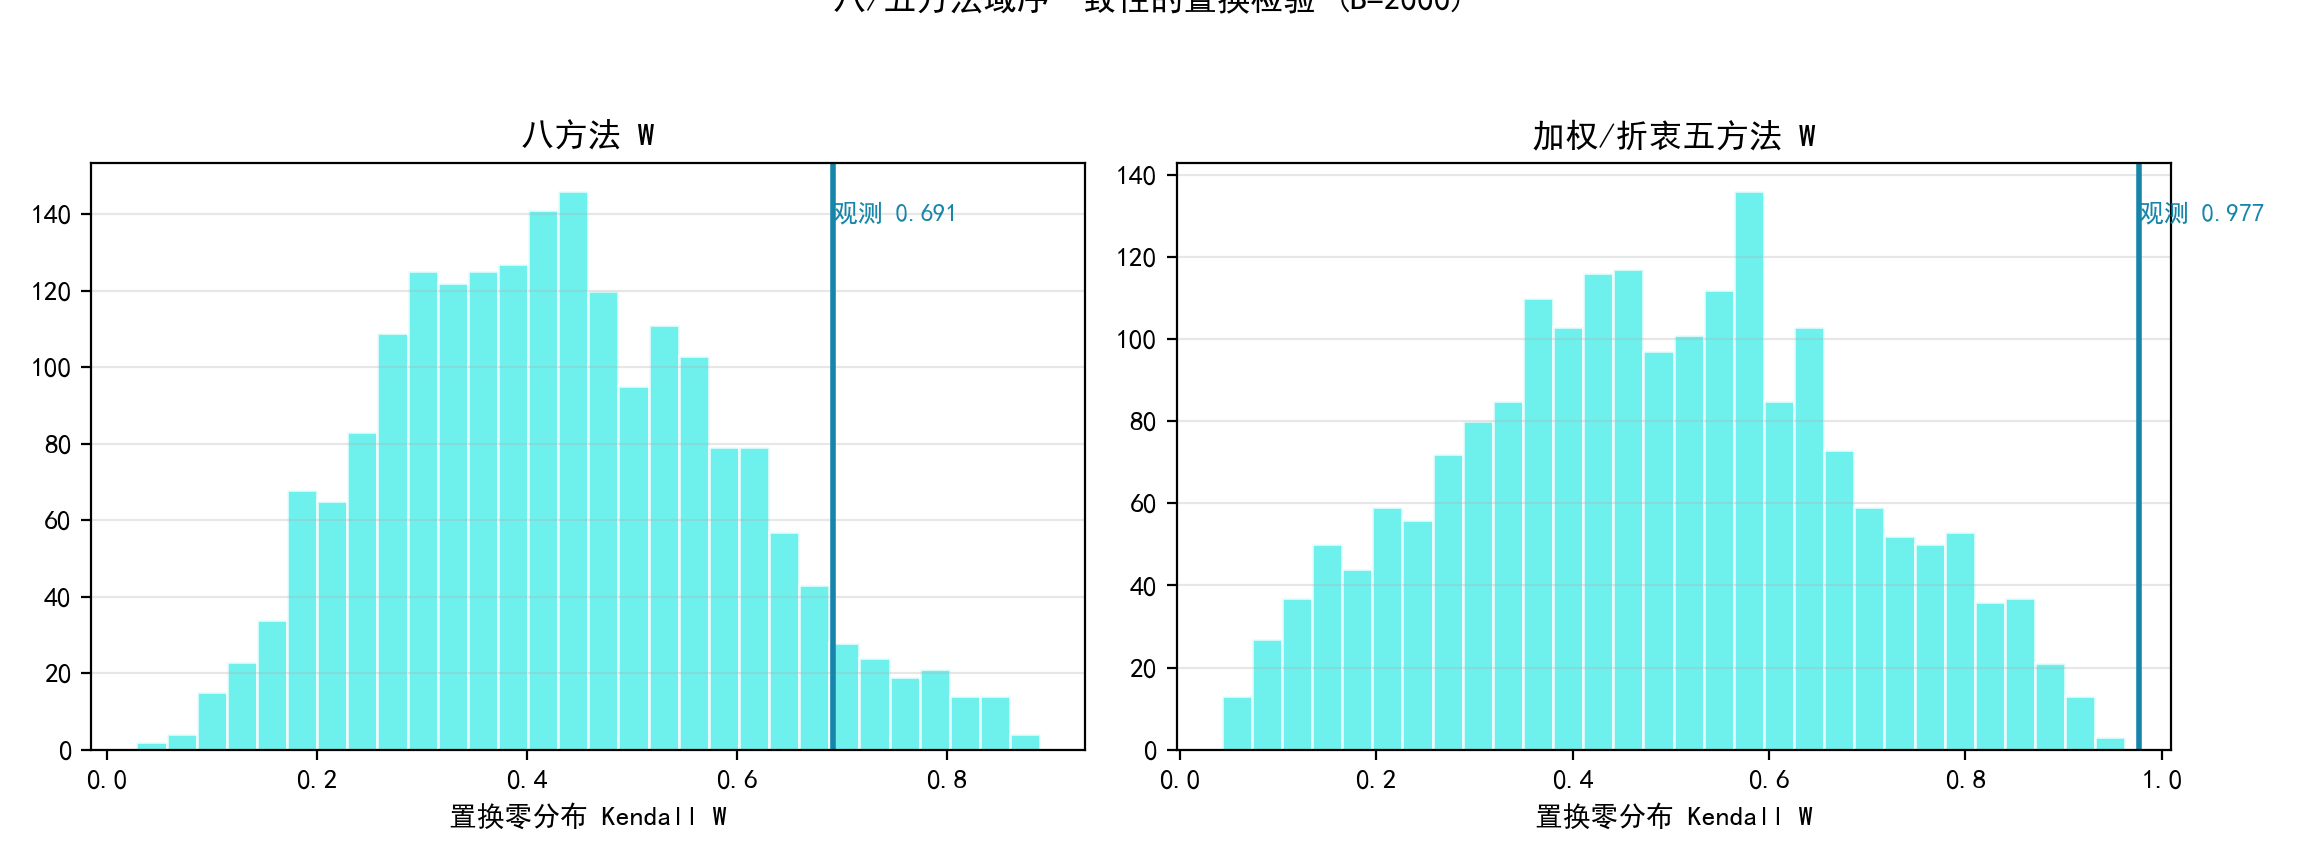

The script that saved this image:
# -*- coding: utf-8 -*-
"""
v85 实验: 八方法 Kendall W 的置换检验 (P1 评分方法一致性显著性)
v81 报告八方法 Kendall W=0.6908 但未给显著性。本实验:
  1) 在同一数据口径 (A1 51230 + A2/A3 各 15000 = 81230) 上复算观测 W8;
  2) 置换检验: 随机置换样本的域标签 (每置换要求各域>=50 样本), 重算八方法
     域均矩阵 -> 域序 -> Kendall W, B=2000 次, 得到零分布;
  3) 报告置换 p 值 + 零分布 95% 分位, 判定"八方法域序一致性"是否显著
     (同样对加权/贴近度/折衷 5 方法子集做 W5 置换检验);
  4) 输出零分布直方图: 观测 W 是否远在零分布右尾。
输出: experiments/v85_p1_w_permutation.csv/.json/.png
"""
import os, sys, json
import numpy as np
import pandas as pd
sys.path.insert(0, os.path.join(os.path.dirname(__file__), "..", "code"))
from p1_quality import (load_jsonl_xz, build_frame, winsorize_minmax,
                        entropy_weight, critic_weight, topsis, ALL_IND)
from common import A, BASE
from scipy.stats import spearmanr

EX = os.path.join(os.path.dirname(__file__))
os.makedirs(EX, exist_ok=True)

import matplotlib
matplotlib.use("Agg")
import matplotlib.pyplot as plt
import matplotlib.font_manager as fm
for _f in ("SimHei.ttf", "simsun.ttf"):
    _p = os.path.join(BASE, _f)
    if os.path.exists(_p):
        fm.fontManager.addfont(_p)
plt.rcParams["font.sans-serif"] = ["SimHei"]
plt.rcParams["axes.unicode_minus"] = False
plt.rcParams["axes.prop_cycle"] = "cycler(color=['#177cb0', '#1685a9', '#3eede7', '#70f3ff', '#44cef6', '#88ada6'])"
import plotstyle


def gra(X, ref):
    d = np.abs(X - ref)
    dmin, dmax = d.min(), d.max()
    rho = (dmin + 0.5 * dmax) / (d + 0.5 * dmax)
    return rho.mean(axis=1)


def saw(X, w):
    return X @ w


def rsr(X):
    R = np.zeros_like(X)
    for j in range(X.shape[1]):
        R[:, j] = X[:, j].argsort().argsort() + 1
    return R.sum(axis=1) / (X.shape[1] * X.shape[0])


def promethee_ii(X, w):
    d = X[:, None, :] - X[None, :, :]
    wd = (d * w[None, None, :]).sum(axis=2)
    phi = np.clip(wd, 0, None).sum(axis=1) / (X.shape[0] - 1) \
        - np.clip(wd, 0, None).sum(axis=0) / (X.shape[0] - 1)
    return phi


def vikor(X, w, v=0.5):
    fstar = X.max(axis=0); fminus = X.min(axis=0)
    span = np.where(fstar - fminus > 1e-12, fstar - fminus, 1e-12)
    dnorm = (fstar[None, :] - X) / span
    S = (dnorm * w).sum(axis=1)
    R = (dnorm * w).max(axis=1)
    Q = v * (S - S.min()) / max(S.max() - S.min(), 1e-12) \
        + (1 - v) * (R - R.min()) / max(R.max() - R.min(), 1e-12)
    return -Q


def kendall_w(rank_frame):
    """rank_frame: DataFrame(域 x 方法), 值=该方法下该域的秩(1最优)
    m=评分方法数(列), n=域数(行): W=12S/(m^2 n (n^2-1))"""
    m, n = rank_frame.shape[1], rank_frame.shape[0]
    T = rank_frame.sum(axis=1)
    S = np.sum((T - m * (n + 1) / 2) ** 2)
    return 12 * S / (m ** 2 * n * (n ** 2 - 1))


def domain_rank_frame(scores, dom, doms):
    """对每方法: 域均 -> 秩(1=最优); 返回 DataFrame"""
    tab = {}
    for name, s in scores.items():
        df = pd.DataFrame({"s": np.asarray(s), "d": dom})
        means = df.groupby("d")["s"].mean()
        tab[name] = [means[d] for d in doms]
    return pd.DataFrame(tab, index=doms).rank(axis=0, ascending=False)


def main():
    a1 = load_jsonl_xz(os.path.join(A, "slimpajama_quality_signal_sample.jsonl.xz"), limit=60000)
    a2 = load_jsonl_xz(os.path.join(A, "slimpajama_quality_extended", "arxiv_part-6777d8857c6e-000486.jsonl.xz"), limit=15000)
    a3 = load_jsonl_xz(os.path.join(A, "slimpajama_quality_extended", "github_part-6777d8857c6e-000275.jsonl.xz"), limit=15000)
    df = pd.concat([build_frame(a1), build_frame(a2, domain_hint="arxiv"),
                    build_frame(a3, domain_hint="github")], ignore_index=True)
    dom0 = df["_source_domain"].fillna("none").to_numpy()
    doms = [d for d in np.unique(dom0) if np.sum(dom0 == d) >= 50]
    Xraw = df[ALL_IND].to_numpy(dtype=float)
    X = winsorize_minmax(Xraw.copy())
    X = np.where(np.isnan(X), np.nanmean(X, axis=0), X)
    we, _e = entropy_weight(X)
    wc = critic_weight(X)[0]
    w = 0.5 * np.asarray(we, float) + 0.5 * np.asarray(wc, float)
    wC = np.asarray(wc, float)

    Xd = np.vstack([np.nanmean(X[dom0 == d], axis=0) for d in doms])
    scores = {"TOPSIS": topsis(X, w), "SAW": saw(X, w), "GRA": gra(X, X.max(axis=0)),
              "RSR": rsr(X), "entropy-CRITIC": saw(X, w), "CRITIC-only": saw(X, wC),
              "PROMETHEE-II": pd.Series(promethee_ii(Xd, w), index=doms),
              "VIKOR": pd.Series(vikor(Xd, w), index=doms)}
    # 统一: 样本级方法 -> 域均; 域级方法 -> Series 直接用
    dom = dom0.copy()
    rfr = None
    def ranks_for(domlab):
        tab = {}
        for name, s in scores.items():
            if isinstance(s, pd.Series) and list(s.index) == doms:
                tab[name] = [s[d] for d in doms]
            else:
                dfm = pd.DataFrame({"s": np.asarray(s), "d": domlab})
                means = dfm.groupby("d")["s"].mean()
                tab[name] = [means[d] for d in doms]
        return pd.DataFrame(tab, index=doms).rank(axis=0, ascending=False)

    rf = ranks_for(dom)
    W8_obs = float(kendall_w(rf))
    W5_cols = ["TOPSIS", "SAW", "entropy-CRITIC", "PROMETHEE-II", "VIKOR"]
    W5_obs = float(kendall_w(rf[W5_cols]))
    print(f"n={len(df)} 观测: W8={W8_obs:.4f}  W5(加权/折衷)={W5_obs:.4f}")
    assert abs(W8_obs - 0.6908) < 1e-3, f"W8 与 v81 不一致: {W8_obs}"

    rng = np.random.default_rng(42)
    B = 2000
    null8, null5 = [], []
    while len(null8) < B:
        perm = rng.permutation(dom)
        # 过滤: 每置换域>=50
        if min(np.bincount(pd.factorize(perm)[0])) < 50:
            continue
        pk = {d: np.sum(perm == d) for d in doms}
        if min(pk.values()) < 50:
            continue
        rf1 = ranks_for(perm)
        null8.append(float(kendall_w(rf1)))
        null5.append(float(kendall_w(rf1[W5_cols])))
    null8 = np.array(null8); null5 = np.array(null5)
    p8 = float((null8 >= W8_obs).mean())
    p5 = float((null5 >= W5_obs).mean())
    print(f"置换 B={B}: 零分布 W8 均值 {null8.mean():.4f} "
          f"(95%分位 {np.percentile(null8,95):.4f}) -> p8={p8:.4f}")
    print(f"                零分布 W5 均值 {null5.mean():.4f} "
          f"(95%分位 {np.percentile(null5,95):.4f}) -> p5={p5:.4f}")

    json.dump({"n": int(len(df)), "W8_obs": W8_obs, "W5_obs": W5_obs,
               "B": B, "p8": p8, "p5": p5,
               "null8_mean": float(null8.mean()), "null8_p95": float(np.percentile(null8, 95)),
               "null5_mean": float(null5.mean()), "null5_p95": float(np.percentile(null5, 95))},
              open(os.path.join(EX, "v85_p1_w_permutation.json"), "w", encoding="utf-8"),
              ensure_ascii=False, indent=2)
    pd.DataFrame({"null8": null8, "null5": null5}).to_csv(
        os.path.join(EX, "v85_p1_w_permutation_null.csv"), index=False, encoding="utf-8-sig")

    fig, axes = plt.subplots(1, 2, figsize=(11.5, 4.3))
    for ax, null, Wobs, lab in [(axes[0], null8, W8_obs, "八方法 W"),
                                (axes[1], null5, W5_obs, "加权/折衷五方法 W")]:
        ax.hist(null, bins=30, color="#3eede7", alpha=0.75, edgecolor="white")
        ax.axvline(Wobs, color="#1685a9", lw=2)
        ax.text(Wobs, ax.get_ylim()[1] * 0.9, f"观测 {Wobs:.3f}", color="#1685a9", fontsize=9)
        ax.set_xlabel("置换零分布 Kendall W"); ax.set_title(lab)
        ax.grid(alpha=0.3, axis="y")
    fig.suptitle("八/五方法域序一致性的置换检验 (B=2000)", fontsize=12, y=1.02)
    fig.tight_layout(rect=[0, 0, 1, 0.97])
    fig.savefig(os.path.join(EX, "v85_p1_w_permutation.png"), dpi=200)
    plt.close(fig)
    print("done v85")


if __name__ == "__main__":
    main()
